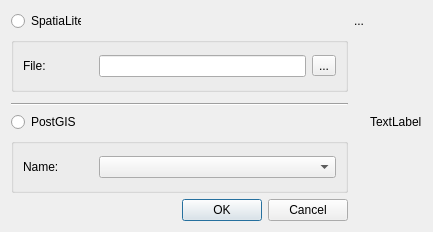
<?xml version="1.0" encoding="UTF-8"?>
<ui version="4.0">
 <class>Dialog</class>
 <widget class="QDialog" name="Dialog">
  <property name="geometry">
   <rect>
    <x>0</x>
    <y>0</y>
    <width>433</width>
    <height>232</height>
   </rect>
  </property>
  <property name="windowTitle">
   <string>Dialog</string>
  </property>
  <layout class="QGridLayout" name="gridLayout_5">
   <item row="2" column="0">
    <spacer name="verticalSpacer">
     <property name="orientation">
      <enum>Qt::Vertical</enum>
     </property>
     <property name="sizeType">
      <enum>QSizePolicy::Fixed</enum>
     </property>
     <property name="sizeHint" stdset="0">
      <size>
       <width>20</width>
       <height>5</height>
      </size>
     </property>
    </spacer>
   </item>
   <item row="4" column="0">
    <widget class="QRadioButton" name="radioButton_postgis">
     <property name="text">
      <string>PostGIS</string>
     </property>
    </widget>
   </item>
   <item row="0" column="0">
    <widget class="QRadioButton" name="radioButton_spatialbutton">
     <property name="enabled">
      <bool>true</bool>
     </property>
     <property name="maximumSize">
      <size>
       <width>70</width>
       <height>16777215</height>
      </size>
     </property>
     <property name="text">
      <string>SpatiaLite</string>
     </property>
    </widget>
   </item>
   <item row="6" column="0">
    <widget class="QDialogButtonBox" name="buttonBox">
     <property name="orientation">
      <enum>Qt::Horizontal</enum>
     </property>
     <property name="standardButtons">
      <set>QDialogButtonBox::Cancel|QDialogButtonBox::Ok</set>
     </property>
    </widget>
   </item>
   <item row="1" column="0">
    <widget class="QGroupBox" name="groupBox_spatialite">
     <property name="enabled">
      <bool>true</bool>
     </property>
     <property name="font">
      <font>
       <kerning>true</kerning>
      </font>
     </property>
     <property name="title">
      <string/>
     </property>
     <property name="checkable">
      <bool>false</bool>
     </property>
     <property name="checked">
      <bool>false</bool>
     </property>
     <layout class="QGridLayout" name="gridLayout_4">
      <item row="1" column="0">
       <layout class="QGridLayout" name="gridLayout">
        <item row="0" column="1">
         <widget class="QLineEdit" name="lineEdit_spatialite">
          <property name="readOnly">
           <bool>true</bool>
          </property>
         </widget>
        </item>
        <item row="0" column="2">
         <widget class="QToolButton" name="toolButton_sl_db">
          <property name="text">
           <string>...</string>
          </property>
         </widget>
        </item>
        <item row="0" column="0">
         <widget class="QLabel" name="label_file">
          <property name="minimumSize">
           <size>
            <width>70</width>
            <height>0</height>
           </size>
          </property>
          <property name="maximumSize">
           <size>
            <width>70</width>
            <height>16777215</height>
           </size>
          </property>
          <property name="text">
           <string>File:</string>
          </property>
         </widget>
        </item>
       </layout>
      </item>
     </layout>
    </widget>
   </item>
   <item row="3" column="0">
    <widget class="Line" name="line">
     <property name="minimumSize">
      <size>
       <width>0</width>
       <height>0</height>
      </size>
     </property>
     <property name="orientation">
      <enum>Qt::Horizontal</enum>
     </property>
    </widget>
   </item>
   <item row="5" column="0">
    <widget class="QGroupBox" name="groupBox_2">
     <property name="title">
      <string/>
     </property>
     <property name="checkable">
      <bool>false</bool>
     </property>
     <property name="checked">
      <bool>false</bool>
     </property>
     <layout class="QGridLayout" name="gridLayout_3">
      <item row="0" column="0">
       <layout class="QGridLayout" name="gridLayout_2">
        <item row="0" column="1">
         <widget class="QComboBox" name="comboBox_pg_db">
          <property name="minimumSize">
           <size>
            <width>150</width>
            <height>0</height>
           </size>
          </property>
         </widget>
        </item>
        <item row="0" column="0">
         <widget class="QLabel" name="label_name_pg_db">
          <property name="maximumSize">
           <size>
            <width>70</width>
            <height>16777215</height>
           </size>
          </property>
          <property name="text">
           <string>Name:</string>
          </property>
         </widget>
        </item>
       </layout>
      </item>
     </layout>
    </widget>
   </item>
   <item row="0" column="1">
    <widget class="QLabel" name="label_sl_description">
     <property name="text">
      <string>...</string>
     </property>
    </widget>
   </item>
   <item row="4" column="2">
    <widget class="QLabel" name="label_pg_description">
     <property name="text">
      <string>TextLabel</string>
     </property>
    </widget>
   </item>
  </layout>
 </widget>
 <resources/>
 <connections>
  <connection>
   <sender>buttonBox</sender>
   <signal>accepted()</signal>
   <receiver>Dialog</receiver>
   <slot>accept()</slot>
   <hints>
    <hint type="sourcelabel">
     <x>248</x>
     <y>254</y>
    </hint>
    <hint type="destinationlabel">
     <x>157</x>
     <y>274</y>
    </hint>
   </hints>
  </connection>
  <connection>
   <sender>buttonBox</sender>
   <signal>rejected()</signal>
   <receiver>Dialog</receiver>
   <slot>reject()</slot>
   <hints>
    <hint type="sourcelabel">
     <x>316</x>
     <y>260</y>
    </hint>
    <hint type="destinationlabel">
     <x>286</x>
     <y>274</y>
    </hint>
   </hints>
  </connection>
 </connections>
</ui>
